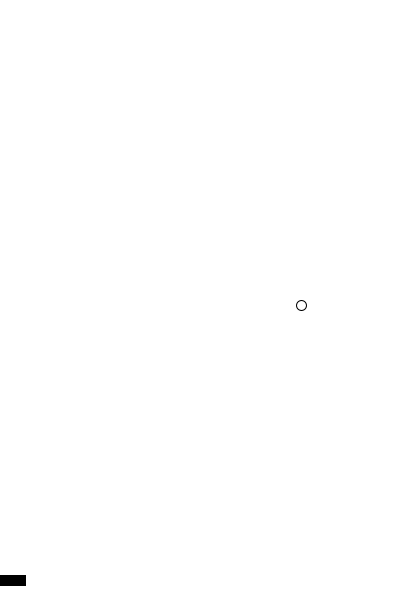
Frame 1 (no input)
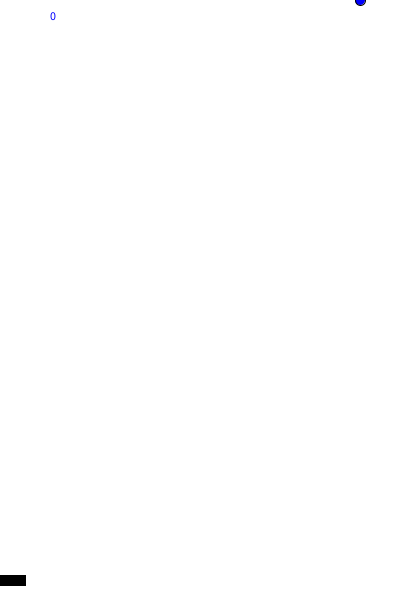
Frame 60 (the mouse pressed at the canvas centre just before this capture)
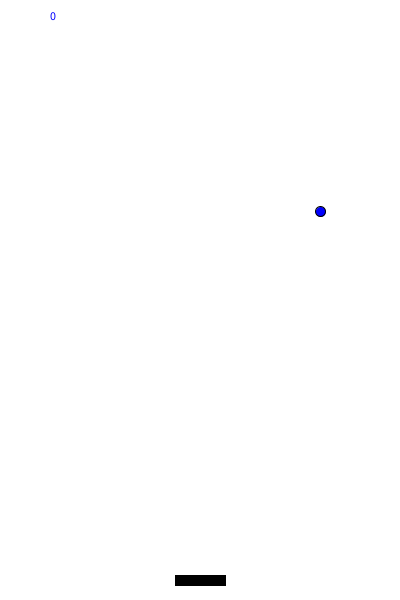
Frame 120 (the mouse held since frame 60 and released just before this capture)

The Processing sketch that drew these frames (run headless with seeded random() and noise(); from frame 60 on, the mouse is pressed at the canvas centre):

// Processing sketch: sketch6630
// ── sketch6630.pde

float x;//ボールのx座標
float y;//ボールのy座標
int a;//ボールのx軸移動判定
int b;//ボールのy軸移動判定
int point;//得点
int count;//何回落ちたかカウント,ゲームオーバー
float speedx;//x方向の速さ
float speedy;//y方向の速さ重力の関係で少し早目


void setup(){
  size(400,600);
  a=0;//初期ではx軸右側に
  b=0;//初期ではy軸下側
  x=300;//初期のボールx座標
  y=300;//初期のボールのｙ座標
  point=0;
  count=0;
  frameRate(80);
  speedx=1.0;
  speedy=5.0;
  rectMode(CENTER);
}



void draw(){
  background(255);
  text(point,50,20);//得点の表示左上
  
   //壁とのあたり判定
  if(count<=10){
    if(a==0)x+=speedx;//aが0なら右へ
    if(x>=width-5){
      a=1;
      speedx=random(3);
    }
    if(a==1)x-=speedx;//aが0なら左へ
    if(x<=5){
      a=0;
      speedx=random(3);
    }
    
  
    if(b==0)y+=speedy;
    if(y>=height){
      y=0;
      count++;
    }
  }
  
  if(b==1)y-=speedy;
  if(y<=5){
    b=0;
    speedy=random(3,5);
  }
  
  ellipse(x,y,10,10);//球
  fill(0);
 rect(mouseX,580,50,10);//板
 fill(0,0,255);
 if(x>=mouseX-30 && y>=565 && y<=575 && x<=mouseX+30){
   b=1;
   if(count<=10){
   point+=100;
   speedx=random(3);
   speedy=random(3,5);
   }
 }
 if(x>=mouseX-30 && y>=565 && y<=585 && x<mouseX-10)a=1;
 if(x>mouseX+10 && y>=565 && y<=585 && x<=mouseX+30)a=0;
 if(y>=575 && x==mouseX-30 && y<=585){
   a=0;
   b=1;
   if(count<=10){
   point+=100;
   }
 }
 if(y>=575 && x==mouseX+30 && y<=585){
   a=1;
   b=1;
   if(count<=10){
   point+=100;
   }
 }
 if(count>10){//10回落ちたらゲームオーバー
   fill(255,0,0);
   textAlign(CENTER);
   textSize(28);
   text("GAME OVER",width/2,height/2);
   textAlign(300,20);
   textSize(20);
   text("Retry(R)",300,20);
   textAlign(300,40);
   textSize(20);
   text("Quit(Q)",300,40);
   if ((keyPressed == true) && 
      (key == 'q' || key == 'Q')) {
    exit();
      }
    if ((keyPressed == true) && 
      (key == 'r' || key == 'R')) {
      point=0;
      count-=10;
      background(255);
      }

  }
      
      

  
 if(point>=1000){
   speedx=random(5);
   speedy=random(5,7);
 }
 if(point>=2000){
   speedx=random(7);
   speedy=random(7,10);
 }

if(count==5){
   speedx=random(3);
   speedy=random(3,5);
   if(point>=1000){
     speedx=random(8);
     speedy=random(8);
   }
 }
 if(point>=3000){
   speedx=random(9);
   speedy=random(9,13);
 }
  if(point>=4000){
   speedx=random(11);
   speedy=random(11,15);
 }
 

}
